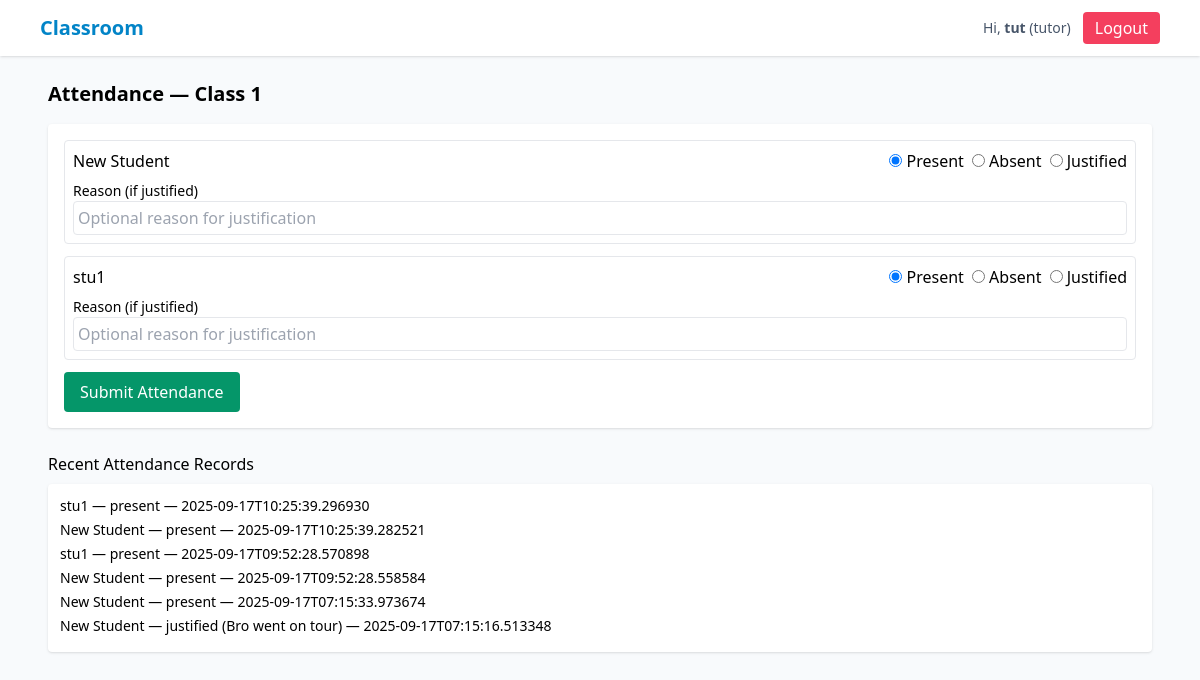
The app's page /tutor/1/attendance (signed in), older data.
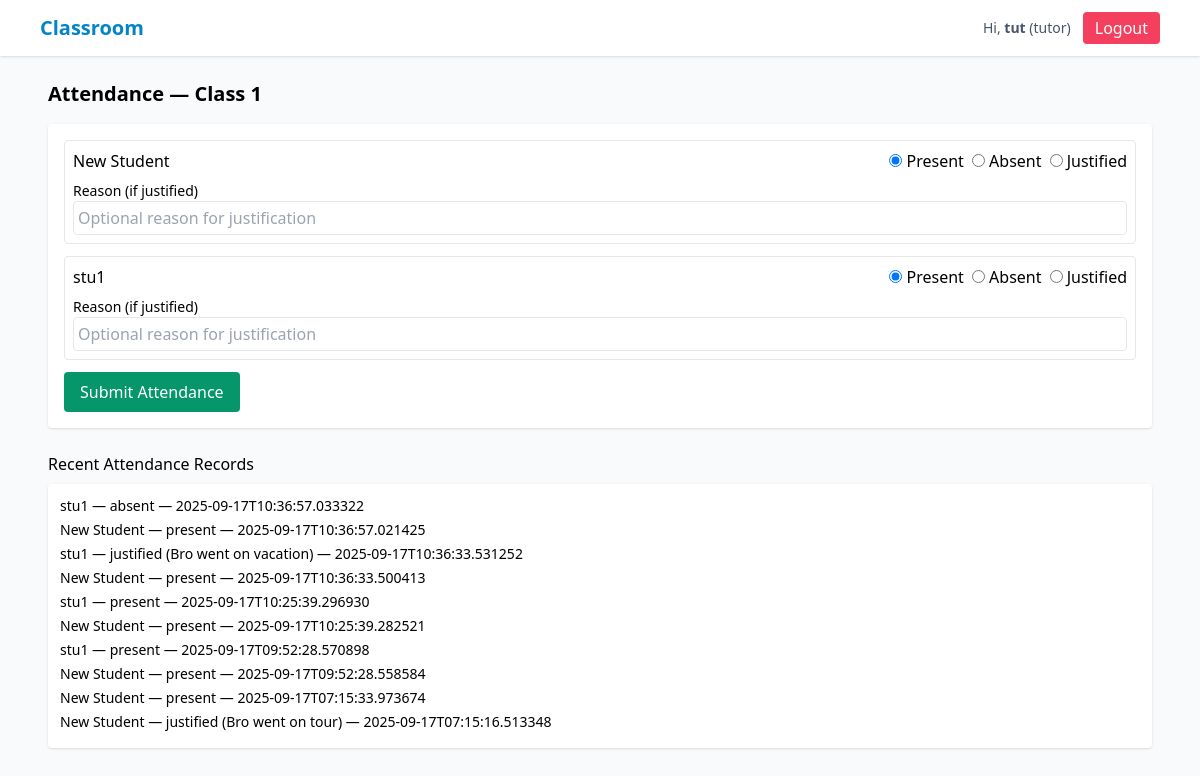
The same page, newer data.
### tables this page shows
CREATE TABLE users (
      id INTEGER PRIMARY KEY AUTOINCREMENT,
      name TEXT NOT NULL,
      email TEXT UNIQUE NOT NULL,
      password_hash TEXT NOT NULL,
      role TEXT NOT NULL CHECK(role IN ('admin','tutor','student')),
      created_at TEXT NOT NULL
    );

CREATE TABLE attendance (
      id INTEGER PRIMARY KEY AUTOINCREMENT,
      class_id INTEGER NOT NULL,
      student_id INTEGER NOT NULL,
      status TEXT NOT NULL CHECK(status IN ('present','absent','justified')),
      reason TEXT,
      marked_by INTEGER NOT NULL, -- tutor id
      marked_at TEXT NOT NULL,
      FOREIGN KEY(class_id) REFERENCES classes(id) ON DELETE CASCADE,
      FOREIGN KEY(student_id) REFERENCES users(id) ON DELETE CASCADE,
      FOREIGN KEY(marked_by) REFERENCES users(id) ON DELETE CASCADE
    );

### app.py (the view, shortened to what this page needs)
@app.route("/tutor/<int:class_id>/attendance", methods=["GET","POST"])
@login_required
def tutor_attendance(class_id):
    if current_user.role != "tutor": flash("Forbidden","danger"); return redirect(url_for("index"))
    students = DB.get_students_in_class(class_id)
    attendance = DB.get_attendance_for_class(class_id)
    return render_template("attendance.html", students=students, attendance=attendance, class_id=class_id)

### app.py (called while the page is built)
@login_manager.user_loader
def load_user(user_id):
    row = DB.get_user_by_id(int(user_id))
    if row:
        return User(row)
    return None

### db.py (called while the page is built)
def get_connection():
    conn = sqlite3.connect(DB_PATH, timeout=5, detect_types=sqlite3.PARSE_DECLTYPES, check_same_thread=False)
    conn.row_factory = sqlite3.Row
    conn.execute("PRAGMA foreign_keys = ON;")
    return conn

def get_user_by_id(uid: int) -> Optional[sqlite3.Row]:
    conn = get_connection()
    cur = conn.cursor()
    cur.execute("SELECT * FROM users WHERE id = ?", (uid,))
    r = cur.fetchone()
    conn.close()
    return r

def get_students_in_class(class_id: int):
    conn = get_connection()
    cur = conn.cursor()
    cur.execute("""
      SELECT u.* FROM users u
      JOIN enrollments e ON e.user_id = u.id
      WHERE e.class_id = ? AND u.role = 'student'
    """, (class_id,))
    rows = cur.fetchall()
    conn.close()
    return rows

def get_attendance_for_class(class_id: int):
    conn = get_connection()
    cur = conn.cursor()
    cur.execute("""
      SELECT a.*, u.name as student_name FROM attendance a
      JOIN users u ON u.id = a.student_id
      WHERE a.class_id = ?
      ORDER BY a.marked_at DESC
    """, (class_id,))
    rows = cur.fetchall()
    conn.close()
    return rows

### templates/attendance.html
{% extends "base.html" %}
{% block content %}
<h2 class="text-xl font-semibold mb-4">Attendance — Class {{ class_id }}</h2>
<form method="post" class="bg-white p-4 rounded shadow">
  {% for s in students %}
    <div class="mb-3 border p-2 rounded">
      <div class="flex justify-between items-center">
        <div>{{ s.name }}</div>
        <div class="flex items-center gap-2">
          <label><input type="radio" name="status_{{ s.id }}" value="present" checked/> Present</label>
          <label><input type="radio" name="status_{{ s.id }}" value="absent"/> Absent</label>
          <label><input type="radio" name="status_{{ s.id }}" value="justified"/> Justified</label>
        </div>
      </div>
      <div class="mt-2">
        <label class="block text-sm">Reason (if justified)</label>
        <input name="reason_{{ s.id }}" class="w-full border p-1 rounded" placeholder="Optional reason for justification"/>
      </div>
    </div>
  {% endfor %}
  <button class="px-4 py-2 bg-emerald-600 text-white rounded">Submit Attendance</button>
</form>
<h3 class="mt-6 mb-2">Recent Attendance Records</h3>
<div class="bg-white p-3 rounded shadow">
  <ul class="text-sm">
    {% for a in attendance %}
      <li class="mb-1">{{ a.student_name }} — {{ a.status }} {% if a.reason %} ({{ a.reason }}){% endif %} — {{ a.marked_at }}</li>
    {% else %}
      <li class="text-slate-500">No attendance records yet</li>
    {% endfor %}
  </ul>
</div>
{% endblock %}

### templates/base.html (shortened to what this page needs)
<!doctype html>
<html lang="en">
<head>
  <script src="https://cdn.tailwindcss.com"></script>
</head>
<body class="bg-slate-50 min-h-screen">
  <nav class="bg-white shadow">
    <div class="max-w-6xl mx-auto px-4 py-3 flex justify-between items-center">
      <a class="text-xl font-semibold text-sky-600" href="{{ url_for('index') }}">Classroom</a>
      <div class="flex items-center gap-3">
        {% if current_user.is_authenticated %}
          <span class="text-sm text-slate-600">Hi, <strong>{{ current_user.name }}</strong> ({{ current_user.role }})</span>
          <a class="px-3 py-1 bg-rose-500 text-white rounded" href="{{ url_for('logout') }}">Logout</a>
        {% else %}
          <a class="px-3 py-1 bg-sky-600 text-white rounded" href="{{ url_for('login') }}">Login</a>
        {% endif %}
      </div>
    </div>
  </nav>
  <main class="max-w-6xl mx-auto p-6">
    {% block content %}{% endblock %}
  </main>
</body>
</html>

Row changes from the older to the newer data that the page shows:
added attendance: student_name "stu1", status "absent", marked_at "2025-09-17T10:36:57.033322"
added attendance: student_name "New Student", status "present", marked_at "2025-09-17T10:36:57.021425"
added attendance: student_name "stu1", status "justified", reason "Bro went on vacation", marked_at "2025-09-17T10:36:33.531252"
added attendance: student_name "New Student", status "present", marked_at "2025-09-17T10:36:33.500413"
